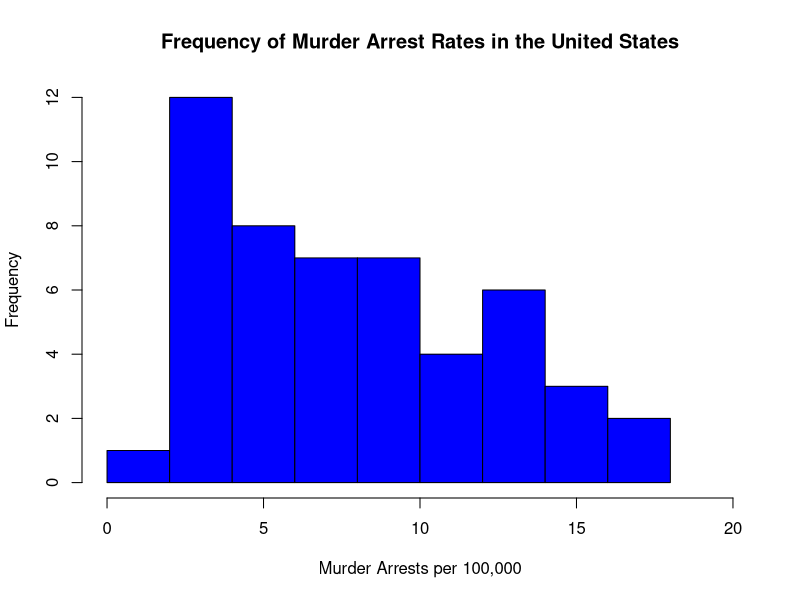

This chart was generated by the following R code:
## ---- chunk 1
knitr::opts_chunk$set(message=FALSE,warning=FALSE, cache=TRUE)
## ---- chunk 2
#install.packages("datasets")
library(datasets)
## ---- chunk 3
dat<-USArrests
## ---- chunk 4
names(dat)
## ---- chunk 5
typeof("Murder")
## ---- chunk 6
head(dat)
## ---- chunk 7
hist(dat$Murder, main="Frequency of Murder Arrest Rates in the United States", xlab = "Murder Arrests per 100,000", border="black", col = "blue", xlim= c(0,20))
## ---- chunk 8

## ---- chunk 9

